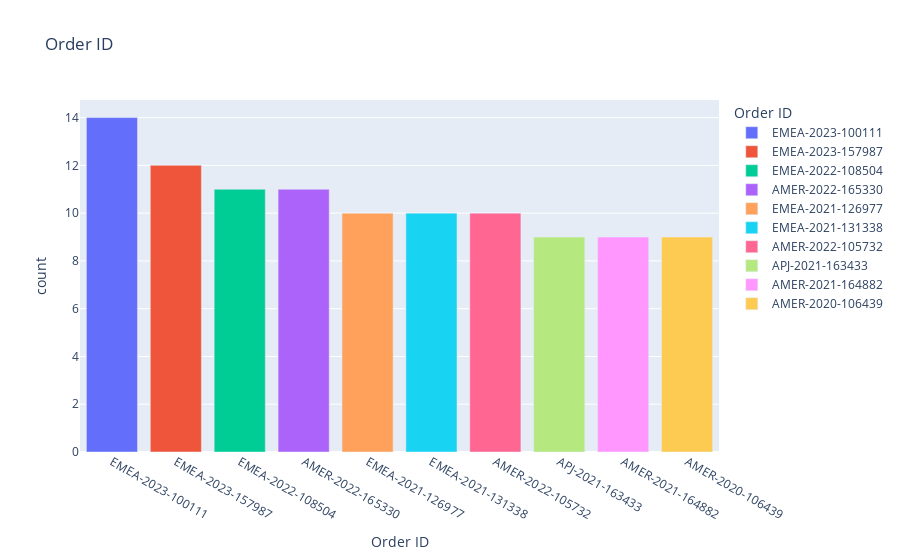
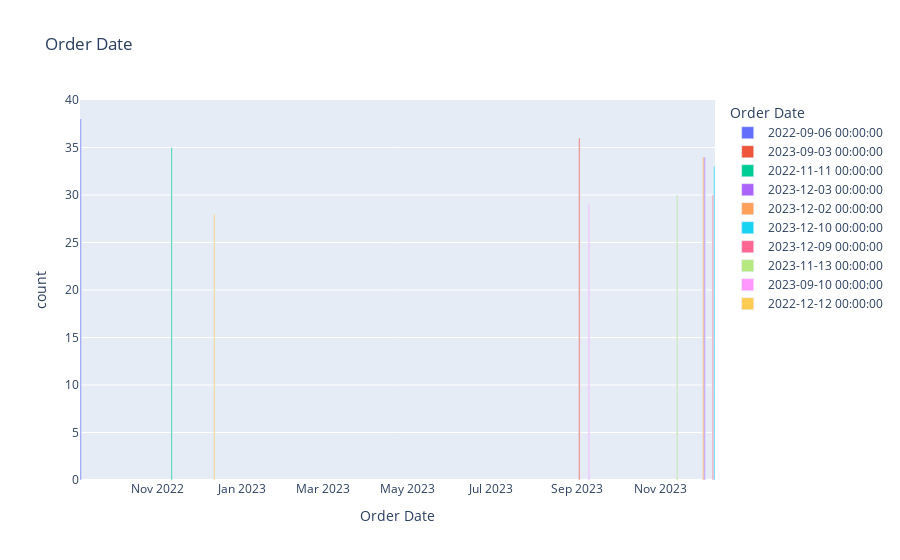
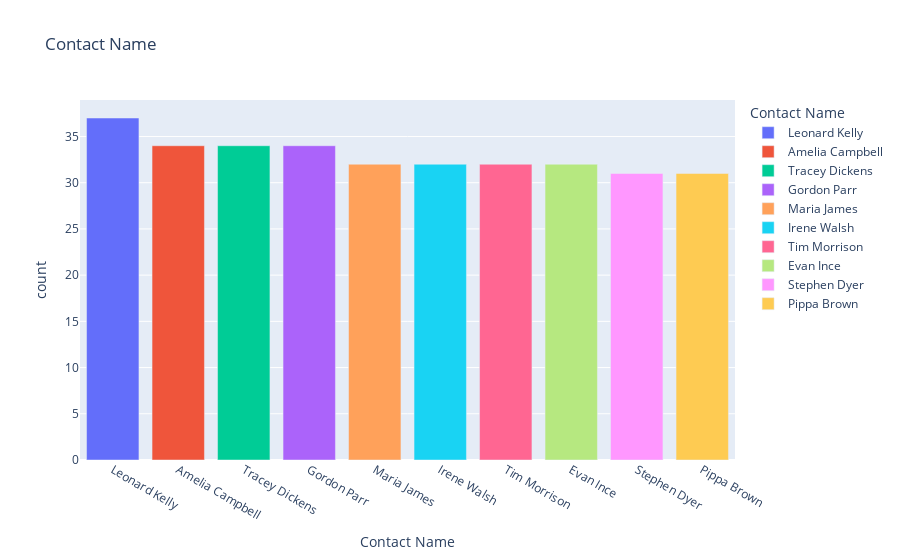
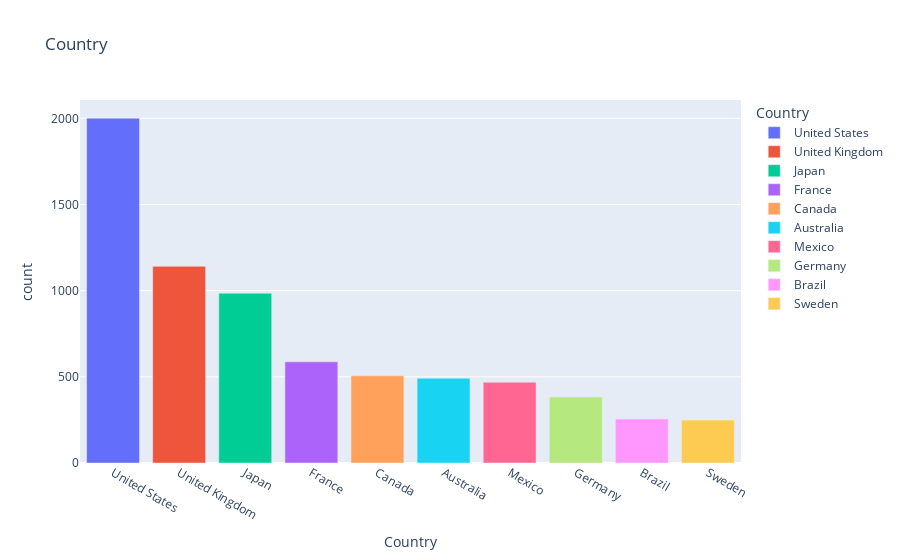

The code cell stored with these charts, in order, in its notebook:
### Markdown cell above
#### Frekeuansi tiap data kategorik 10 Tertinggi apabila terdapat lebih dari 10 macam

### Code cell
def bar(column):
    df6 = pd.DataFrame(categoric.groupby(column)[column].value_counts()).reset_index().sort_values(by='count', ascending=False).head(10)
    fig = px.bar(df6 , x = column, y = 'count', color=column, title=column)
    fig.show()
temporary = categoric.drop(columns='License')
for kolom in temporary:
    bar(kolom)

### Figure 1 — Plotly figure (JSON) as saved in the notebook; plotly's stock layout.template omitted (floating-point values rounded to 4 significant figures)
{"data": [{"alignmentgroup": "True", "hovertemplate": "Order ID=%{x}<br>count=%{y}<extra></extra>", "legendgroup": "EMEA-2023-100111", "marker": {"color": "#636efa", "pattern": {"shape": ""}}, "name": "EMEA-2023-100111", "offsetgroup": "EMEA-2023-100111", "orientation": "v", "showlegend": true, "textposition": "auto", "type": "bar", "x": ["EMEA-2023-100111"], "xaxis": "x", "y": [14], "yaxis": "y"}, {"alignmentgroup": "True", "hovertemplate": "Order ID=%{x}<br>count=%{y}<extra></extra>", "legendgroup": "EMEA-2023-157987", "marker": {"color": "#EF553B", "pattern": {"shape": ""}}, "name": "EMEA-2023-157987", "offsetgroup": "EMEA-2023-157987", "orientation": "v", "showlegend": true, "textposition": "auto", "type": "bar", "x": ["EMEA-2023-157987"], "xaxis": "x", "y": [12], "yaxis": "y"}, {"alignmentgroup": "True", "hovertemplate": "Order ID=%{x}<br>count=%{y}<extra></extra>", "legendgroup": "EMEA-2022-108504", "marker": {"color": "#00cc96", "pattern": {"shape": ""}}, "name": "EMEA-2022-108504", "offsetgroup": "EMEA-2022-108504", "orientation": "v", "showlegend": true, "textposition": "auto", "type": "bar", "x": ["EMEA-2022-108504"], "xaxis": "x", "y": [11], "yaxis": "y"}, {"alignmentgroup": "True", "hovertemplate": "Order ID=%{x}<br>count=%{y}<extra></extra>", "legendgroup": "AMER-2022-165330", "marker": {"color": "#ab63fa", "pattern": {"shape": ""}}, "name": "AMER-2022-165330", "offsetgroup": "AMER-2022-165330", "orientation": "v", "showlegend": true, "textposition": "auto", "type": "bar", "x": ["AMER-2022-165330"], "xaxis": "x", "y": [11], "yaxis": "y"}, {"alignmentgroup": "True", "hovertemplate": "Order ID=%{x}<br>count=%{y}<extra></extra>", "legendgroup": "EMEA-2021-126977", "marker": {"color": "#FFA15A", "pattern": {"shape": ""}}, "name": "EMEA-2021-126977", "offsetgroup": "EMEA-2021-126977", "orientation": "v", "showlegend": true, "textposition": "auto", "type": "bar", "x": ["EMEA-2021-126977"], "xaxis": "x", "y": [10], "yaxis": "y"}, {"alignmentgroup": "True", "hovertemplate": "Order ID=%{x}<br>count=%{y}<extra></extra>", "legendgroup": "EMEA-2021-131338", "marker": {"color": "#19d3f3", "pattern": {"shape": ""}}, "name": "EMEA-2021-131338", "offsetgroup": "EMEA-2021-131338", "orientation": "v", "showlegend": true, "textposition": "auto", "type": "bar", "x": ["EMEA-2021-131338"], "xaxis": "x", "y": [10], "yaxis": "y"}, {"alignmentgroup": "True", "hovertemplate": "Order ID=%{x}<br>count=%{y}<extra></extra>", "legendgroup": "AMER-2022-105732", "marker": {"color": "#FF6692", "pattern": {"shape": ""}}, "name": "AMER-2022-105732", "offsetgroup": "AMER-2022-105732", "orientation": "v", "showlegend": true, "textposition": "auto", "type": "bar", "x": ["AMER-2022-105732"], "xaxis": "x", "y": [10], "yaxis": "y"}, {"alignmentgroup": "True", "hovertemplate": "Order ID=%{x}<br>count=%{y}<extra></extra>", "legendgroup": "APJ-2021-163433", "marker": {"color": "#B6E880", "pattern": {"shape": ""}}, "name": "APJ-2021-163433", "offsetgroup": "APJ-2021-163433", "orientation": "v", "showlegend": true, "textposition": "auto", "type": "bar", "x": ["APJ-2021-163433"], "xaxis": "x", "y": [9], "yaxis": "y"}, {"alignmentgroup": "True", "hovertemplate": "Order ID=%{x}<br>count=%{y}<extra></extra>", "legendgroup": "AMER-2021-164882", "marker": {"color": "#FF97FF", "pattern": {"shape": ""}}, "name": "AMER-2021-164882", "offsetgroup": "AMER-2021-164882", "orientation": "v", "showlegend": true, "textposition": "auto", "type": "bar", "x": ["AMER-2021-164882"], "xaxis": "x", "y": [9], "yaxis": "y"}, {"alignmentgroup": "True", "hovertemplate": "Order ID=%{x}<br>count=%{y}<extra></extra>", "legendgroup": "AMER-2020-106439", "marker": {"color": "#FECB52", "pattern": {"shape": ""}}, "name": "AMER-2020-106439", "offsetgroup": "AMER-2020-106439", "orientation": "v", "showlegend": true, "textposition": "auto", "type": "bar", "x": ["AMER-2020-106439"], "xaxis": "x", "y": [9], "yaxis": "y"}], "layout": {"barmode": "relative", "legend": {"title": {"text": "Order ID"}, "tracegroupgap": 0}, "title": {"text": "Order ID"}, "xaxis": {"anchor": "y", "categoryarray": ["EMEA-2023-100111", "EMEA-2023-157987", "EMEA-2022-108504", "AMER-2022-165330", "EMEA-2021-126977", "EMEA-2021-131338", "AMER-2022-105732", "APJ-2021-163433", "AMER-2021-164882", "AMER-2020-106439"], "categoryorder": "array", "domain": [0, 1], "title": {"text": "Order ID"}}, "yaxis": {"anchor": "x", "domain": [0, 1], "title": {"text": "count"}}}}

### Figure 2 — Plotly figure (JSON) as saved in the notebook; plotly's stock layout.template omitted (floating-point values rounded to 4 significant figures)
{"data": [{"alignmentgroup": "True", "hovertemplate": "Order Date=%{x}<br>count=%{y}<extra></extra>", "legendgroup": "2022-09-06 00:00:00", "marker": {"color": "#636efa", "pattern": {"shape": ""}}, "name": "2022-09-06 00:00:00", "offsetgroup": "2022-09-06 00:00:00", "orientation": "v", "showlegend": true, "textposition": "auto", "type": "bar", "x": ["2022-09-06T00:00:00"], "xaxis": "x", "y": [38], "yaxis": "y"}, {"alignmentgroup": "True", "hovertemplate": "Order Date=%{x}<br>count=%{y}<extra></extra>", "legendgroup": "2023-09-03 00:00:00", "marker": {"color": "#EF553B", "pattern": {"shape": ""}}, "name": "2023-09-03 00:00:00", "offsetgroup": "2023-09-03 00:00:00", "orientation": "v", "showlegend": true, "textposition": "auto", "type": "bar", "x": ["2023-09-03T00:00:00"], "xaxis": "x", "y": [36], "yaxis": "y"}, {"alignmentgroup": "True", "hovertemplate": "Order Date=%{x}<br>count=%{y}<extra></extra>", "legendgroup": "2022-11-11 00:00:00", "marker": {"color": "#00cc96", "pattern": {"shape": ""}}, "name": "2022-11-11 00:00:00", "offsetgroup": "2022-11-11 00:00:00", "orientation": "v", "showlegend": true, "textposition": "auto", "type": "bar", "x": ["2022-11-11T00:00:00"], "xaxis": "x", "y": [35], "yaxis": "y"}, {"alignmentgroup": "True", "hovertemplate": "Order Date=%{x}<br>count=%{y}<extra></extra>", "legendgroup": "2023-12-03 00:00:00", "marker": {"color": "#ab63fa", "pattern": {"shape": ""}}, "name": "2023-12-03 00:00:00", "offsetgroup": "2023-12-03 00:00:00", "orientation": "v", "showlegend": true, "textposition": "auto", "type": "bar", "x": ["2023-12-03T00:00:00"], "xaxis": "x", "y": [34], "yaxis": "y"}, {"alignmentgroup": "True", "hovertemplate": "Order Date=%{x}<br>count=%{y}<extra></extra>", "legendgroup": "2023-12-02 00:00:00", "marker": {"color": "#FFA15A", "pattern": {"shape": ""}}, "name": "2023-12-02 00:00:00", "offsetgroup": "2023-12-02 00:00:00", "orientation": "v", "showlegend": true, "textposition": "auto", "type": "bar", "x": ["2023-12-02T00:00:00"], "xaxis": "x", "y": [34], "yaxis": "y"}, {"alignmentgroup": "True", "hovertemplate": "Order Date=%{x}<br>count=%{y}<extra></extra>", "legendgroup": "2023-12-10 00:00:00", "marker": {"color": "#19d3f3", "pattern": {"shape": ""}}, "name": "2023-12-10 00:00:00", "offsetgroup": "2023-12-10 00:00:00", "orientation": "v", "showlegend": true, "textposition": "auto", "type": "bar", "x": ["2023-12-10T00:00:00"], "xaxis": "x", "y": [33], "yaxis": "y"}, {"alignmentgroup": "True", "hovertemplate": "Order Date=%{x}<br>count=%{y}<extra></extra>", "legendgroup": "2023-12-09 00:00:00", "marker": {"color": "#FF6692", "pattern": {"shape": ""}}, "name": "2023-12-09 00:00:00", "offsetgroup": "2023-12-09 00:00:00", "orientation": "v", "showlegend": true, "textposition": "auto", "type": "bar", "x": ["2023-12-09T00:00:00"], "xaxis": "x", "y": [30], "yaxis": "y"}, {"alignmentgroup": "True", "hovertemplate": "Order Date=%{x}<br>count=%{y}<extra></extra>", "legendgroup": "2023-11-13 00:00:00", "marker": {"color": "#B6E880", "pattern": {"shape": ""}}, "name": "2023-11-13 00:00:00", "offsetgroup": "2023-11-13 00:00:00", "orientation": "v", "showlegend": true, "textposition": "auto", "type": "bar", "x": ["2023-11-13T00:00:00"], "xaxis": "x", "y": [30], "yaxis": "y"}, {"alignmentgroup": "True", "hovertemplate": "Order Date=%{x}<br>count=%{y}<extra></extra>", "legendgroup": "2023-09-10 00:00:00", "marker": {"color": "#FF97FF", "pattern": {"shape": ""}}, "name": "2023-09-10 00:00:00", "offsetgroup": "2023-09-10 00:00:00", "orientation": "v", "showlegend": true, "textposition": "auto", "type": "bar", "x": ["2023-09-10T00:00:00"], "xaxis": "x", "y": [29], "yaxis": "y"}, {"alignmentgroup": "True", "hovertemplate": "Order Date=%{x}<br>count=%{y}<extra></extra>", "legendgroup": "2022-12-12 00:00:00", "marker": {"color": "#FECB52", "pattern": {"shape": ""}}, "name": "2022-12-12 00:00:00", "offsetgroup": "2022-12-12 00:00:00", "orientation": "v", "showlegend": true, "textposition": "auto", "type": "bar", "x": ["2022-12-12T00:00:00"], "xaxis": "x", "y": [28], "yaxis": "y"}], "layout": {"barmode": "relative", "legend": {"title": {"text": "Order Date"}, "tracegroupgap": 0}, "title": {"text": "Order Date"}, "xaxis": {"anchor": "y", "categoryarray": ["2022-09-06T00:00:00", "2023-09-03T00:00:00", "2022-11-11T00:00:00", "2023-12-03T00:00:00", "2023-12-02T00:00:00", "2023-12-10T00:00:00", "2023-12-09T00:00:00", "2023-11-13T00:00:00", "2023-09-10T00:00:00", "2022-12-12T00:00:00"], "categoryorder": "array", "domain": [0, 1], "title": {"text": "Order Date"}}, "yaxis": {"anchor": "x", "domain": [0, 1], "title": {"text": "count"}}}}

### Figure 3 — Plotly figure (JSON) as saved in the notebook; plotly's stock layout.template omitted (floating-point values rounded to 4 significant figures)
{"data": [{"alignmentgroup": "True", "hovertemplate": "Contact Name=%{x}<br>count=%{y}<extra></extra>", "legendgroup": "Leonard Kelly", "marker": {"color": "#636efa", "pattern": {"shape": ""}}, "name": "Leonard Kelly", "offsetgroup": "Leonard Kelly", "orientation": "v", "showlegend": true, "textposition": "auto", "type": "bar", "x": ["Leonard Kelly"], "xaxis": "x", "y": [37], "yaxis": "y"}, {"alignmentgroup": "True", "hovertemplate": "Contact Name=%{x}<br>count=%{y}<extra></extra>", "legendgroup": "Amelia Campbell", "marker": {"color": "#EF553B", "pattern": {"shape": ""}}, "name": "Amelia Campbell", "offsetgroup": "Amelia Campbell", "orientation": "v", "showlegend": true, "textposition": "auto", "type": "bar", "x": ["Amelia Campbell"], "xaxis": "x", "y": [34], "yaxis": "y"}, {"alignmentgroup": "True", "hovertemplate": "Contact Name=%{x}<br>count=%{y}<extra></extra>", "legendgroup": "Tracey Dickens", "marker": {"color": "#00cc96", "pattern": {"shape": ""}}, "name": "Tracey Dickens", "offsetgroup": "Tracey Dickens", "orientation": "v", "showlegend": true, "textposition": "auto", "type": "bar", "x": ["Tracey Dickens"], "xaxis": "x", "y": [34], "yaxis": "y"}, {"alignmentgroup": "True", "hovertemplate": "Contact Name=%{x}<br>count=%{y}<extra></extra>", "legendgroup": "Gordon Parr", "marker": {"color": "#ab63fa", "pattern": {"shape": ""}}, "name": "Gordon Parr", "offsetgroup": "Gordon Parr", "orientation": "v", "showlegend": true, "textposition": "auto", "type": "bar", "x": ["Gordon Parr"], "xaxis": "x", "y": [34], "yaxis": "y"}, {"alignmentgroup": "True", "hovertemplate": "Contact Name=%{x}<br>count=%{y}<extra></extra>", "legendgroup": "Maria James", "marker": {"color": "#FFA15A", "pattern": {"shape": ""}}, "name": "Maria James", "offsetgroup": "Maria James", "orientation": "v", "showlegend": true, "textposition": "auto", "type": "bar", "x": ["Maria James"], "xaxis": "x", "y": [32], "yaxis": "y"}, {"alignmentgroup": "True", "hovertemplate": "Contact Name=%{x}<br>count=%{y}<extra></extra>", "legendgroup": "Irene Walsh", "marker": {"color": "#19d3f3", "pattern": {"shape": ""}}, "name": "Irene Walsh", "offsetgroup": "Irene Walsh", "orientation": "v", "showlegend": true, "textposition": "auto", "type": "bar", "x": ["Irene Walsh"], "xaxis": "x", "y": [32], "yaxis": "y"}, {"alignmentgroup": "True", "hovertemplate": "Contact Name=%{x}<br>count=%{y}<extra></extra>", "legendgroup": "Tim Morrison", "marker": {"color": "#FF6692", "pattern": {"shape": ""}}, "name": "Tim Morrison", "offsetgroup": "Tim Morrison", "orientation": "v", "showlegend": true, "textposition": "auto", "type": "bar", "x": ["Tim Morrison"], "xaxis": "x", "y": [32], "yaxis": "y"}, {"alignmentgroup": "True", "hovertemplate": "Contact Name=%{x}<br>count=%{y}<extra></extra>", "legendgroup": "Evan Ince", "marker": {"color": "#B6E880", "pattern": {"shape": ""}}, "name": "Evan Ince", "offsetgroup": "Evan Ince", "orientation": "v", "showlegend": true, "textposition": "auto", "type": "bar", "x": ["Evan Ince"], "xaxis": "x", "y": [32], "yaxis": "y"}, {"alignmentgroup": "True", "hovertemplate": "Contact Name=%{x}<br>count=%{y}<extra></extra>", "legendgroup": "Stephen Dyer", "marker": {"color": "#FF97FF", "pattern": {"shape": ""}}, "name": "Stephen Dyer", "offsetgroup": "Stephen Dyer", "orientation": "v", "showlegend": true, "textposition": "auto", "type": "bar", "x": ["Stephen Dyer"], "xaxis": "x", "y": [31], "yaxis": "y"}, {"alignmentgroup": "True", "hovertemplate": "Contact Name=%{x}<br>count=%{y}<extra></extra>", "legendgroup": "Pippa Brown", "marker": {"color": "#FECB52", "pattern": {"shape": ""}}, "name": "Pippa Brown", "offsetgroup": "Pippa Brown", "orientation": "v", "showlegend": true, "textposition": "auto", "type": "bar", "x": ["Pippa Brown"], "xaxis": "x", "y": [31], "yaxis": "y"}], "layout": {"barmode": "relative", "legend": {"title": {"text": "Contact Name"}, "tracegroupgap": 0}, "title": {"text": "Contact Name"}, "xaxis": {"anchor": "y", "categoryarray": ["Leonard Kelly", "Amelia Campbell", "Tracey Dickens", "Gordon Parr", "Maria James", "Irene Walsh", "Tim Morrison", "Evan Ince", "Stephen Dyer", "Pippa Brown"], "categoryorder": "array", "domain": [0, 1], "title": {"text": "Contact Name"}}, "yaxis": {"anchor": "x", "domain": [0, 1], "title": {"text": "count"}}}}

### Figure 4 — Plotly figure (JSON) as saved in the notebook; plotly's stock layout.template omitted (floating-point values rounded to 4 significant figures)
{"data": [{"alignmentgroup": "True", "hovertemplate": "Country=%{x}<br>count=%{y}<extra></extra>", "legendgroup": "United States", "marker": {"color": "#636efa", "pattern": {"shape": ""}}, "name": "United States", "offsetgroup": "United States", "orientation": "v", "showlegend": true, "textposition": "auto", "type": "bar", "x": ["United States"], "xaxis": "x", "y": [2001], "yaxis": "y"}, {"alignmentgroup": "True", "hovertemplate": "Country=%{x}<br>count=%{y}<extra></extra>", "legendgroup": "United Kingdom", "marker": {"color": "#EF553B", "pattern": {"shape": ""}}, "name": "United Kingdom", "offsetgroup": "United Kingdom", "orientation": "v", "showlegend": true, "textposition": "auto", "type": "bar", "x": ["United Kingdom"], "xaxis": "x", "y": [1141], "yaxis": "y"}, {"alignmentgroup": "True", "hovertemplate": "Country=%{x}<br>count=%{y}<extra></extra>", "legendgroup": "Japan", "marker": {"color": "#00cc96", "pattern": {"shape": ""}}, "name": "Japan", "offsetgroup": "Japan", "orientation": "v", "showlegend": true, "textposition": "auto", "type": "bar", "x": ["Japan"], "xaxis": "x", "y": [985], "yaxis": "y"}, {"alignmentgroup": "True", "hovertemplate": "Country=%{x}<br>count=%{y}<extra></extra>", "legendgroup": "France", "marker": {"color": "#ab63fa", "pattern": {"shape": ""}}, "name": "France", "offsetgroup": "France", "orientation": "v", "showlegend": true, "textposition": "auto", "type": "bar", "x": ["France"], "xaxis": "x", "y": [587], "yaxis": "y"}, {"alignmentgroup": "True", "hovertemplate": "Country=%{x}<br>count=%{y}<extra></extra>", "legendgroup": "Canada", "marker": {"color": "#FFA15A", "pattern": {"shape": ""}}, "name": "Canada", "offsetgroup": "Canada", "orientation": "v", "showlegend": true, "textposition": "auto", "type": "bar", "x": ["Canada"], "xaxis": "x", "y": [506], "yaxis": "y"}, {"alignmentgroup": "True", "hovertemplate": "Country=%{x}<br>count=%{y}<extra></extra>", "legendgroup": "Australia", "marker": {"color": "#19d3f3", "pattern": {"shape": ""}}, "name": "Australia", "offsetgroup": "Australia", "orientation": "v", "showlegend": true, "textposition": "auto", "type": "bar", "x": ["Australia"], "xaxis": "x", "y": [492], "yaxis": "y"}, {"alignmentgroup": "True", "hovertemplate": "Country=%{x}<br>count=%{y}<extra></extra>", "legendgroup": "Mexico", "marker": {"color": "#FF6692", "pattern": {"shape": ""}}, "name": "Mexico", "offsetgroup": "Mexico", "orientation": "v", "showlegend": true, "textposition": "auto", "type": "bar", "x": ["Mexico"], "xaxis": "x", "y": [469], "yaxis": "y"}, {"alignmentgroup": "True", "hovertemplate": "Country=%{x}<br>count=%{y}<extra></extra>", "legendgroup": "Germany", "marker": {"color": "#B6E880", "pattern": {"shape": ""}}, "name": "Germany", "offsetgroup": "Germany", "orientation": "v", "showlegend": true, "textposition": "auto", "type": "bar", "x": ["Germany"], "xaxis": "x", "y": [383], "yaxis": "y"}, {"alignmentgroup": "True", "hovertemplate": "Country=%{x}<br>count=%{y}<extra></extra>", "legendgroup": "Brazil", "marker": {"color": "#FF97FF", "pattern": {"shape": ""}}, "name": "Brazil", "offsetgroup": "Brazil", "orientation": "v", "showlegend": true, "textposition": "auto", "type": "bar", "x": ["Brazil"], "xaxis": "x", "y": [255], "yaxis": "y"}, {"alignmentgroup": "True", "hovertemplate": "Country=%{x}<br>count=%{y}<extra></extra>", "legendgroup": "Sweden", "marker": {"color": "#FECB52", "pattern": {"shape": ""}}, "name": "Sweden", "offsetgroup": "Sweden", "orientation": "v", "showlegend": true, "textposition": "auto", "type": "bar", "x": ["Sweden"], "xaxis": "x", "y": [249], "yaxis": "y"}], "layout": {"barmode": "relative", "legend": {"title": {"text": "Country"}, "tracegroupgap": 0}, "title": {"text": "Country"}, "xaxis": {"anchor": "y", "categoryarray": ["United States", "United Kingdom", "Japan", "France", "Canada", "Australia", "Mexico", "Germany", "Brazil", "Sweden"], "categoryorder": "array", "domain": [0, 1], "title": {"text": "Country"}}, "yaxis": {"anchor": "x", "domain": [0, 1], "title": {"text": "count"}}}}
